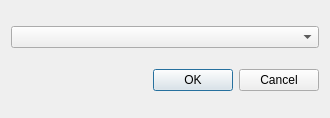
<?xml version="1.0" encoding="UTF-8"?>
<ui version="4.0">
 <class>uv_status_dialog</class>
 <widget class="QDialog" name="uv_status_dialog">
  <property name="geometry">
   <rect>
    <x>0</x>
    <y>0</y>
    <width>330</width>
    <height>118</height>
   </rect>
  </property>
  <property name="windowTitle">
   <string>Dialog</string>
  </property>
  <layout class="QGridLayout" name="gridLayout">
   <item row="1" column="0">
    <widget class="QDialogButtonBox" name="buttonBox">
     <property name="orientation">
      <enum>Qt::Horizontal</enum>
     </property>
     <property name="standardButtons">
      <set>QDialogButtonBox::Cancel|QDialogButtonBox::Ok</set>
     </property>
    </widget>
   </item>
   <item row="0" column="0">
    <widget class="QComboBox" name="uv_status_combo"/>
   </item>
  </layout>
 </widget>
 <resources/>
 <connections>
  <connection>
   <sender>buttonBox</sender>
   <signal>accepted()</signal>
   <receiver>uv_status_dialog</receiver>
   <slot>accept()</slot>
   <hints>
    <hint type="sourcelabel">
     <x>248</x>
     <y>254</y>
    </hint>
    <hint type="destinationlabel">
     <x>157</x>
     <y>274</y>
    </hint>
   </hints>
  </connection>
  <connection>
   <sender>buttonBox</sender>
   <signal>rejected()</signal>
   <receiver>uv_status_dialog</receiver>
   <slot>reject()</slot>
   <hints>
    <hint type="sourcelabel">
     <x>316</x>
     <y>260</y>
    </hint>
    <hint type="destinationlabel">
     <x>286</x>
     <y>274</y>
    </hint>
   </hints>
  </connection>
 </connections>
</ui>
